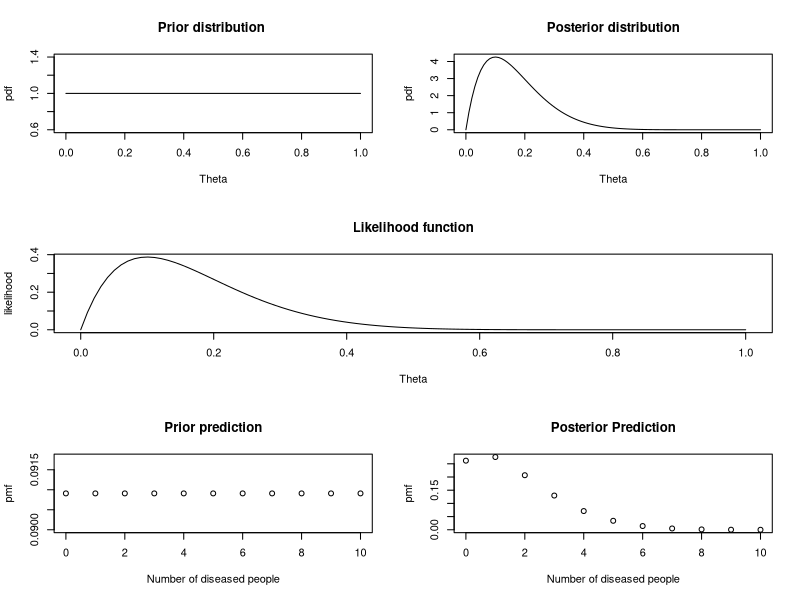
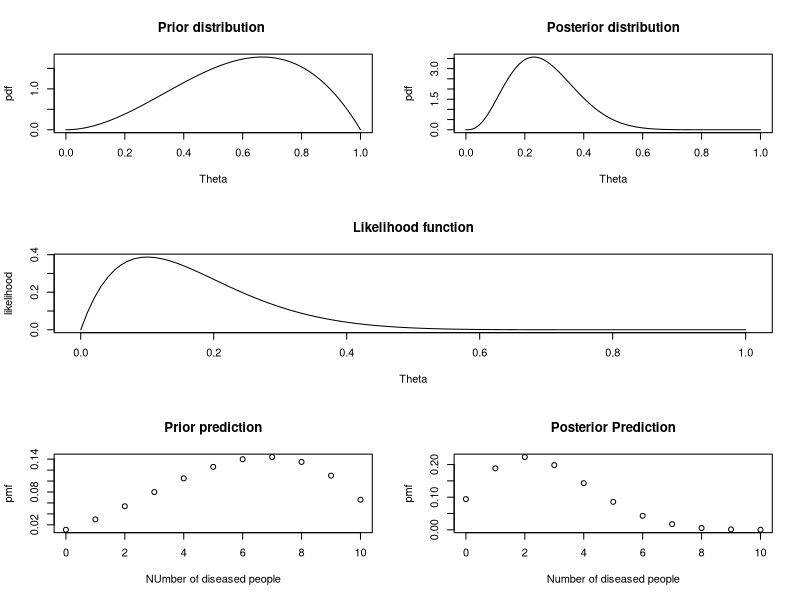
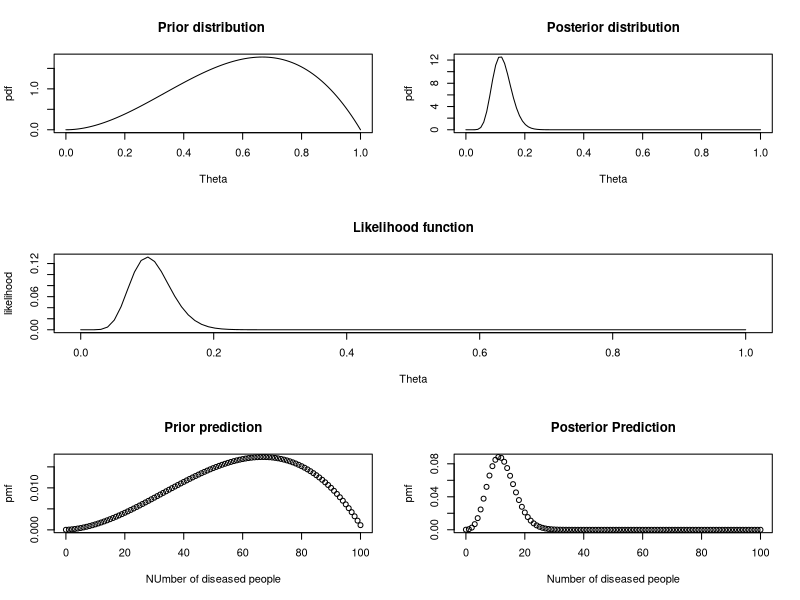

These figures' R source, in order:
## ---- chunk 1
knitr::opts_chunk$set(echo = TRUE)
## ---- chunk 2
library(LearnBayes)
library(VGAM)
###### prior parameters
a <- 1
b <- 1
#### Data
n <- 10
x <- 1
###### Prior Distribution
theta <- seq(0, 1, length = 100)
hx <- dbeta(theta, a,b)
layout(matrix(c(1,2,3,3,4,5), 3, 2, byrow = TRUE))
plot(theta, hx, type = "l" ,xlab = "Theta", ylab = "pdf",
main = "Prior distribution ")
####### Posterior distribution
post <- dbeta(theta, a+x, b+n-x)
plot(theta, post, type = "l",xlab="Theta", ylab="pdf",
main="Posterior distribution")
### Likelihood Function
likelihood<-choose(n,x)*theta^(x)*(1-theta)^(n-x)
plot(theta, likelihood, type="l", xlab="Theta", ylab="likelihood",
main="Likelihood function")
##### Prior Predictive
prior.pred <- 1
m <- 10
y <- 0:m
for (i in 1:(m+1)){
prior.pred[i] = dbetabinom.ab(y[i], m, a,b)
}
plot(y, prior.pred, xlab="Number of diseased people", ylab="pmf",
main="Prior prediction")
####### Posterior Predictive
pos.pred <- 1
y <- 0:m
m <- 10
for (i in 1:(m+1)){
pos.pred[i] = dbetabinom.ab(y[i], m, x+a,b+n-x)
}
plot(y, pos.pred, xlab="Number of diseased people", ylab="pmf",
main="Posterior Prediction")
## ---- chunk 3
library(LearnBayes)
library(VGAM)
###### prior parameters
a <- 3
b <- 2
#### Data
n <- 10
x <- 1
###### Prior Distribution
theta <- seq(0, 1, length = 100)
hx <- dbeta(theta, a,b)
layout(matrix(c(1,2,3,3,4,5), 3, 2, byrow = TRUE))
plot(theta, hx, type = "l" ,xlab = "Theta", ylab = "pdf",
main = "Prior distribution ")
####### Posterior distribution
post <- dbeta(theta, a+x, b+n-x)
plot(theta, post, type = "l",xlab="Theta", ylab="pdf",
main="Posterior distribution")
### Likelihood Function
likelihood<-choose(n,x)*theta^(x)*(1-theta)^(n-x)
plot(theta, likelihood, type="l", xlab="Theta", ylab="likelihood",
main="Likelihood function")
##### Prior Predictive
prior.pred <- 1
m <- 10
y <- 0:m
for (i in 1:(m+1)){
prior.pred[i] = dbetabinom.ab(y[i], m, a,b)
}
plot(y, prior.pred, xlab="NUmber of diseased people", ylab="pmf",
main="Prior prediction")
####### Posterior Predictive
pos.pred <- 1
y <- 0:m
m <- 10
for (i in 1:(m+1)){
pos.pred[i] = dbetabinom.ab(y[i], m, x+a,b+n-x)
}
plot(y, pos.pred, xlab="Number of diseased people", ylab="pmf",
main="Posterior Prediction")
## ---- chunk 4
library(LearnBayes)
library(VGAM)
###### prior parameters
a <- 3
b <- 2
#### Data
n <- 100
x <- 10
###### Prior Distribution
theta <- seq(0, 1, length = 100)
hx <- dbeta(theta, a,b)
layout(matrix(c(1,2,3,3,4,5), 3, 2, byrow = TRUE))
plot(theta, hx, type = "l" ,xlab = "Theta", ylab = "pdf",
main = "Prior distribution ")
####### Posterior distribution
post <- dbeta(theta, a+x, b+n-x)
plot(theta, post, type = "l",xlab="Theta", ylab="pdf",
main="Posterior distribution")
### Likelihood Function
likelihood<-choose(n,x)*theta^(x)*(1-theta)^(n-x)
plot(theta, likelihood, type="l", xlab="Theta", ylab="likelihood",
main="Likelihood function")
##### Prior Predictive
prior.pred <- 1
m <- 100
y <- 0:m
for (i in 1:(m+1)){
prior.pred[i] = dbetabinom.ab(y[i], m, a,b)
}
plot(y, prior.pred, xlab="NUmber of diseased people", ylab="pmf",
main="Prior prediction")
####### Posterior Predictive
pos.pred <- 1
y <- 0:m
m <- 100
for (i in 1:(m+1)){
pos.pred[i] = dbetabinom.ab(y[i], m, x+a,b+n-x)
}
plot(y, pos.pred, xlab="Number of diseased people", ylab="pmf",
main="Posterior Prediction")
